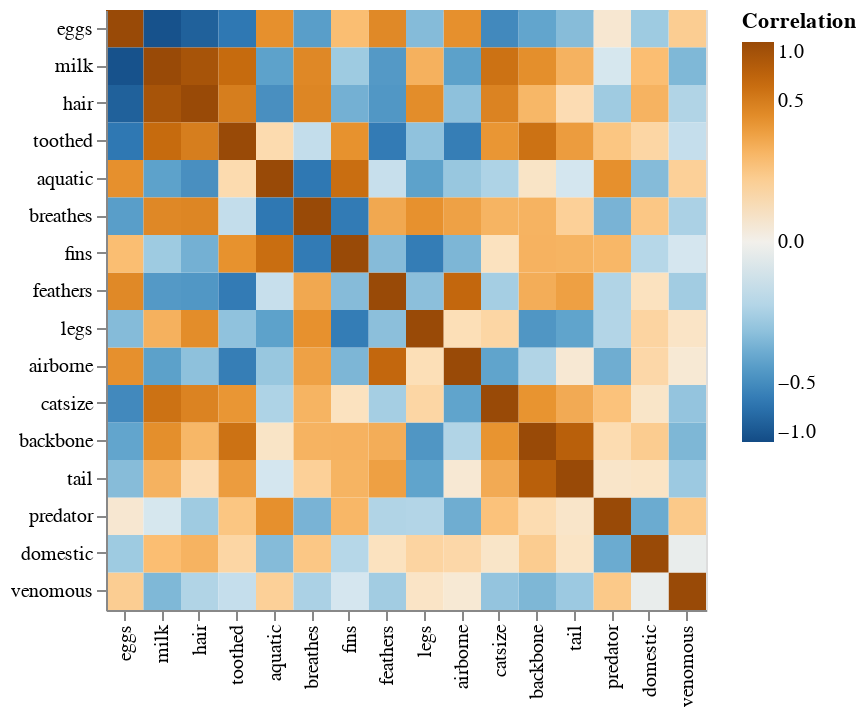

The code cell stored with this chart in its notebook:
### Code cell
corr_mx_long = corr_mx.reset_index().rename(
    columns = {'index': 'row'}
).melt(
    id_vars = 'row',
    var_name = 'col',
    value_name = 'Correlation'
)

# build altair plot
alt.Chart(corr_mx_long).mark_rect().encode(
    x = alt.X('col', title = '', sort = {'field': 'Correlation', 'order': 'ascending'}),
    y = alt.Y('row', title = '', sort = {'field': 'Correlation', 'order': 'ascending'}),
    color = alt.Color('Correlation',
    scale = alt.Scale(scheme = 'blueorange', # choose a diverging gradient
    domain = (-1, 1), 
    type = 'sqrt'), 
    legend = alt.Legend(tickCount = 5))
).properties(width = 300, height = 300)

### Figure 1 — Vega-Lite specification as saved in the notebook (floating-point values rounded to 4 significant figures; data arrays with more than 128 entries replaced by an {"elided": "..."} marker saying what was removed)
{"config": {"view": {"continuousWidth": 400, "continuousHeight": 300}}, "data": {"name": "data-da0c0a36c205826699af34984fa98b50"}, "mark": "rect", "encoding": {"color": {"field": "Correlation", "legend": {"tickCount": 5}, "scale": {"domain": [-1, 1], "scheme": "blueorange", "type": "sqrt"}, "type": "quantitative"}, "x": {"field": "col", "sort": {"field": "Correlation", "order": "ascending"}, "title": "", "type": "nominal"}, "y": {"field": "row", "sort": {"field": "Correlation", "order": "ascending"}, "title": "", "type": "nominal"}}, "height": 300, "width": 300, "$schema": "https://vega.github.io/schema/vega-lite/v4.17.0.json", "datasets": {"data-da0c0a36c205826699af34984fa98b50": {"elided": "256 records"}}}
